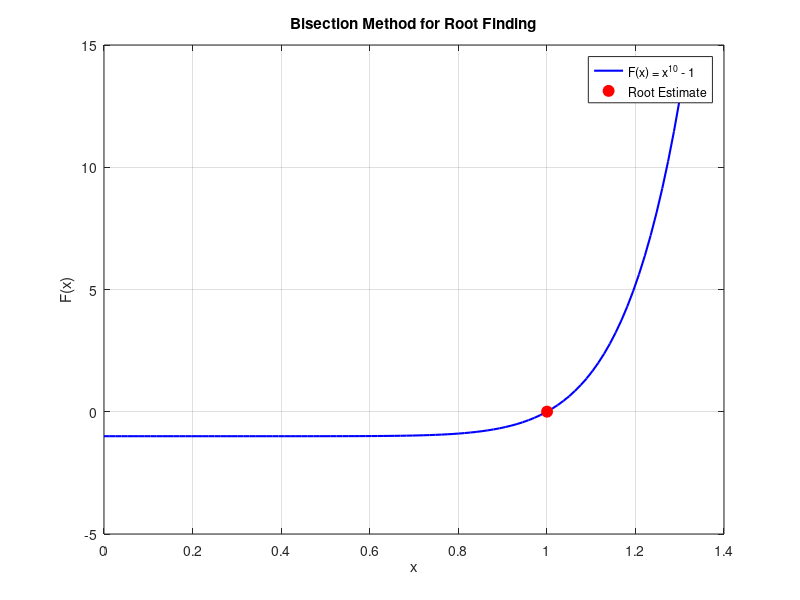

Write MATLAB code to recreate this figure.
% Define the function F(x)
F = @(x) x.^10 - 1;

% Define the interval [x1, xu]
x1 = 0;
xu = 1.3;

% Desired error tolerance
err = 0.01;

% Initialize iteration counter and root estimate
iter = 0;
xr = (x1 + xu) / 2;

% Perform bisection method
while abs(F(xr)) > err
    % Calculate function values at endpoints and midpoint
    y1 = F(x1);
    yr = F(xr);
    yu = F(xu);
    
    % Determine which subinterval to select
    if y1 * yr < 0
        % Root is in the lower subinterval
        xu = xr;
    else
        % Root is in the upper subinterval
        x1 = xr;
    end
    
    % Calculate new midpoint
    xr = (x1 + xu) / 2;
    
    % Increment iteration counter
    iter = iter + 1;
end

% Display the root and number of iterations
fprintf('Root of the equation = %.6f\n', xr);
fprintf('Number of iterations = %d\n', iter);

% Plot the function F(x) and mark the root
x_vals = linspace(0, 1.3, 100);
y_vals = F(x_vals);

figure;
plot(x_vals, y_vals, 'b-', 'LineWidth', 1.5);
hold on;
plot(xr, F(xr), 'ro', 'MarkerSize', 8, 'MarkerFaceColor', 'r');
xlabel('x');
ylabel('F(x)');
title('Bisection Method for Root Finding');
grid on;
legend('F(x) = x^{10} - 1', 'Root Estimate', 'Location', 'best');

